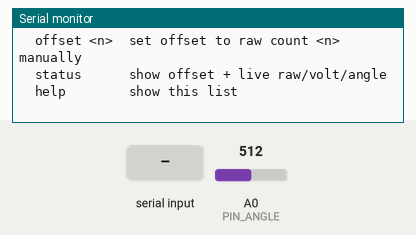
This sketch was run on a simulated Arduino Uno, built with avr-gcc and run on an emulated ATmega328P. Parts: the last lines printed to the serial monitor. Inputs (shaded band) come from the test bench; at power-on: A0 (PIN_ANGLE) = 512.

Above: at 1.2 s.
1.3 s: "zero\n" received over Serial
At 2.9 s:
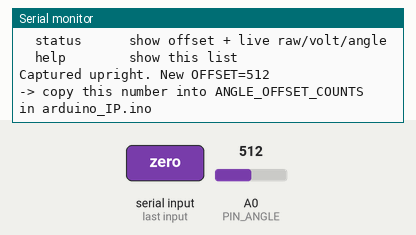
3.2 s: "offset\n" received over Serial
At 4.4 s:
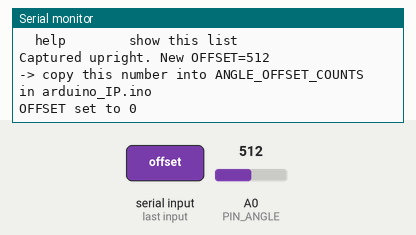
4.7 s: "status\n" received over Serial
At 5.7 s:
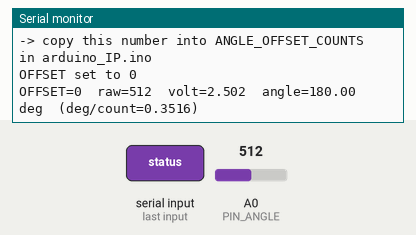
6.2 s: "90,45\n" received over Serial
At 6.9 s:
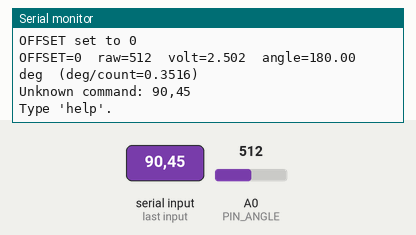
7.7 s: "5\n" received over Serial
At 8.0 s:
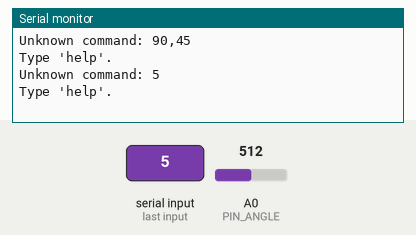

Measured:
- after the input at 1.3 s, the serial monitor: prints a new line after 0.42 s (image 1)
- after the input at 3.2 s, the serial monitor: prints a new line at once (image 2)
- after the input at 4.7 s, the serial monitor: prints a new line at once (image 3)
- after the input at 6.2 s, the serial monitor: prints a new line at once (image 4)
- after the input at 7.7 s, the serial monitor: prints a new line at once (image 5)

The sketch:

SensorCalibration.ino
```cpp
// Determine the correct UPRIGHT offset for the P3022 sensor WITHOUT recompiling.
// Set it live over Serial, confirm it, then copy the final number into arduino_IP.ino.

const uint8_t PIN_ANGLE = A0;
const float   VREF              = 5.0;
const float   ADC_FULLSCALE     = 1023.0;
const float   DEGREES_PER_COUNT = 360.0 / 1024.0;
const int     SENSOR_SIGN       = +1;

int ANGLE_OFFSET_COUNTS = 538; // edit

// Average several reads so noise doesn't bias the captured zero.
int readAveragedRaw(int n = 200) {
  long sum = 0;
  for (int i = 0; i < n; i++) { sum += analogRead(PIN_ANGLE); delay(2); }
  return (int)(sum / n);
}

float toAngle(int raw) {
  return SENSOR_SIGN * (raw - ANGLE_OFFSET_COUNTS) * DEGREES_PER_COUNT;
}

void printStatus() {
  int   raw  = analogRead(PIN_ANGLE);
  float volt = raw * VREF / ADC_FULLSCALE;
  Serial.print(F("OFFSET=")); Serial.print(ANGLE_OFFSET_COUNTS);
  Serial.print(F("  raw="));  Serial.print(raw);
  Serial.print(F("  volt=")); Serial.print(volt, 3);
  Serial.print(F("  angle="));Serial.print(toAngle(raw), 2);
  Serial.print(F(" deg  (deg/count="));
  Serial.print(DEGREES_PER_COUNT, 4); Serial.println(F(")"));
}

void printHelp() {
  Serial.println(F("Commands:"));
  Serial.println(F("  zero        capture current (averaged) position as upright zero"));
  Serial.println(F("  offset <n>  set offset to raw count <n> manually"));
  Serial.println(F("  status      show offset + live raw/volt/angle"));
  Serial.println(F("  help        show this list"));
}

void handleCommand(String cmd) {
  cmd.trim();
  if (cmd == "zero") {
    ANGLE_OFFSET_COUNTS = readAveragedRaw();
    Serial.print(F("Captured upright. New OFFSET=")); Serial.println(ANGLE_OFFSET_COUNTS);
    Serial.println(F("-> copy this number into ANGLE_OFFSET_COUNTS in arduino_IP.ino"));
  }
  else if (cmd.startsWith("offset")) {
    ANGLE_OFFSET_COUNTS = cmd.substring(6).toInt();
    Serial.print(F("OFFSET set to ")); Serial.println(ANGLE_OFFSET_COUNTS);
  }
  else if (cmd == "status") { printStatus(); }
  else if (cmd == "help")   { printHelp();  }
  else if (cmd.length())    { Serial.print(F("Unknown command: ")); Serial.println(cmd);
                              Serial.println(F("Type 'help'.")); }
}

void setup() {
  Serial.begin(115200);
  Serial.println(F("# P3022 Sensor Calibration"));
  Serial.println(F("# Set line ending to 'Newline'. Type 'help' for commands."));
  printHelp();
}

void loop() {
  if (Serial.available()) {
    String line = Serial.readStringUntil('\n');
    handleCommand(line);
  }
}
```
